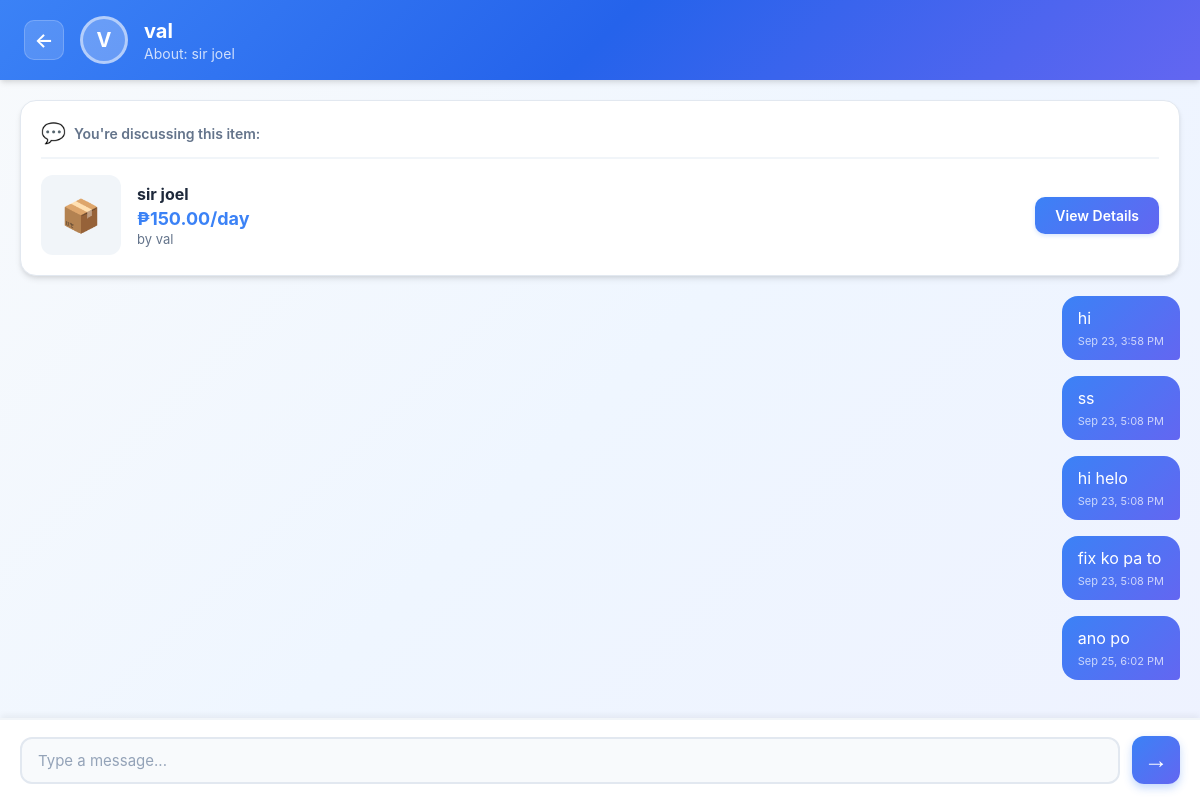
The app's page /chat.php?user_id=2 (signed in) with its own data.
### tables this page shows
CREATE TABLE `users` (
  `ID` int(11) NOT NULL,
  `username` varchar(50) NOT NULL,
  `password` varchar(255) NOT NULL,
  `email` varchar(100) NOT NULL,
  `phone_number` varchar(20) DEFAULT NULL,
  `profile_picture_url` varchar(255) DEFAULT NULL,
  `location_latitude` decimal(10,8) DEFAULT NULL,
  `location_longitude` decimal(11,8) DEFAULT NULL,
  `created_at` timestamp NOT NULL DEFAULT current_timestamp()
);

CREATE TABLE `items` (
  `item_id` int(11) NOT NULL,
  `lender_id` int(11) NOT NULL,
  `title` varchar(100) NOT NULL,
  `description` text NOT NULL,
  `price_per_day` decimal(10,2) NOT NULL,
  `is_available` tinyint(1) DEFAULT 1,
  `available_items_count` int(255) NOT NULL DEFAULT 1,
  `location_latitude` decimal(10,8) DEFAULT NULL,
  `location_longitude` decimal(11,8) DEFAULT NULL,
  `created_at` timestamp NOT NULL DEFAULT current_timestamp(),
  `image_url` varchar(255) NOT NULL
);

CREATE TABLE `messages` (
  `message_id` int(11) NOT NULL,
  `sender_id` int(11) NOT NULL,
  `receiver_id` int(11) NOT NULL,
  `item_id` int(11) DEFAULT NULL,
  `message_text` text NOT NULL,
  `sent_at` timestamp NOT NULL DEFAULT current_timestamp(),
  `is_read` tinyint(1) DEFAULT 0
);

### chat.php (the view, shortened to what this page needs)
<?php
include("connections.php");
$current_user_id = $_SESSION["ID"];
$other_user_id = $_GET['user_id'] ?? null;
$item_id = $_GET['item_id'] ?? null;
$user_query = "SELECT username, profile_picture_url FROM users WHERE ID = $other_user_id";
$user_result = mysqli_query($connections, $user_query);
$other_user = mysqli_fetch_assoc($user_result);
$item_info = null;
if ($item_id) {
    $item_query = "SELECT i.*, u.username as lender_username
                   FROM items i
                   LEFT JOIN users u ON i.lender_id = u.ID
                   WHERE i.item_id = $item_id";
    $item_result = mysqli_query($connections, $item_query);
    $item_info = mysqli_fetch_assoc($item_result);
} else {
    $recent_item_query = "SELECT i.*, u.username as lender_username
                          FROM messages m
                          JOIN items i ON m.item_id = i.item_id
                          LEFT JOIN users u ON i.lender_id = u.ID
                          WHERE ((m.sender_id = $current_user_id AND m.receiver_id = $other_user_id)
                                 OR (m.sender_id = $other_user_id AND m.receiver_id = $current_user_id))
                          AND m.item_id IS NOT NULL
                          ORDER BY m.sent_at DESC
                          LIMIT 1";
    $recent_item_result = mysqli_query($connections, $recent_item_query);
    if ($recent_item_result && mysqli_num_rows($recent_item_result) > 0) {
        $item_info = mysqli_fetch_assoc($recent_item_result);
    }
}
$messages_query = "SELECT m.*, u.username as sender_name, i.title as item_title, i.image_url as item_image
                   FROM messages m
                   JOIN users u ON m.sender_id = u.ID
                   LEFT JOIN items i ON m.item_id = i.item_id
                   WHERE ((m.sender_id = $current_user_id AND m.receiver_id = $other_user_id)
                          OR (m.sender_id = $other_user_id AND m.receiver_id = $current_user_id))
                   ORDER BY m.sent_at ASC";
$messages = mysqli_query($connections, $messages_query);
?>
<!DOCTYPE html>
<html lang="en">
<head>
</head>
<body>
    <div class="chat-header">
        <a href="messaging.php" class="back-btn">←</a>
        <div class="user-avatar">
            <?php if ($other_user['profile_picture_url'] && file_exists($other_user['profile_picture_url'])): ?>
                <img src="<?php echo htmlspecialchars($other_user['profile_picture_url']); ?>" alt="Profile">
            <?php else: ?>
                <?php echo strtoupper(substr($other_user['username'], 0, 1)); ?>
            <?php endif; ?>
        </div>
        <div class="chat-info">
            <h2><?php echo htmlspecialchars($other_user['username']); ?></h2>
            <p class="chat-subtitle">
                <?php if ($item_info): ?>
                    About: <?php echo htmlspecialchars($item_info['title']); ?>
                <?php else: ?>
                    All conversations
                <?php endif; ?>
            </p>
        </div>
    </div>
    <div class="chat-container">
        <?php if ($item_info): ?>
            <div class="item-context-card">
                <div class="item-context-header">
                    <span class="context-icon">💬</span>
                    <span class="context-text">You're discussing this item:</span>
                </div>
                <div class="item-context-content">
                    <div class="item-context-image">
                        <?php if ($item_info['image_url'] && file_exists($item_info['image_url'])): ?>
                            <img src="<?php echo htmlspecialchars($item_info['image_url']); ?>" alt="<?php echo htmlspecialchars($item_info['title']); ?>">
                        <?php else: ?>
                            <div class="item-placeholder">📦</div>
                        <?php endif; ?>
                    </div>
                    <div class="item-context-details">
                        <h4 class="item-context-title"><?php echo htmlspecialchars($item_info['title']); ?></h4>
                        <p class="item-context-price">₱<?php echo number_format($item_info['price_per_day'], 2); ?>/day</p>
                        <p class="item-context-lender">by <?php echo htmlspecialchars($item_info['lender_username']); ?></p>
                    </div>
                    <div class="item-context-actions">
                        <a href="item_details.php?item_id=<?php echo $item_info['item_id']; ?>" class="view-item-btn" target="_blank">
                            View Details
                        </a>
                    </div>
                </div>
            </div>
        <?php endif; ?>
        <div class="messages-area" id="messagesArea">
            <?php if (mysqli_num_rows($messages) > 0): ?>
                <?php
                while($message = mysqli_fetch_assoc($messages)):
                ?>
                    <div class="message <?php echo $message['sender_id'] == $current_user_id ? 'sent' : 'received'; ?>"
                         data-ts="<?php echo htmlspecialchars($message['sent_at']); ?>"
                         data-id="<?php echo (int)$message['message_id']; ?>">
                        <div class="message-bubble">
                            <?php echo nl2br(htmlspecialchars($message['message_text'])); ?>
                            <div class="message-time">
                                <?php echo date('M j, g:i A', strtotime($message['sent_at'])); ?>
                            </div>
                        </div>
                    </div>
                <?php endwhile; ?>
            <?php else: ?>
                <div class="no-messages">
                    <p>No messages yet. Start the conversation!</p>
                </div>
            <?php endif; ?>
        </div>
        <div class="message-input-area">
            <form class="message-form" id="messageForm">
                <textarea
                    name="message_text"
                    class="message-input"
                    placeholder="Type a message..."
                    required
                    rows="1"
                    id="messageInput"
                ></textarea>
                <button type="submit" class="send-btn" id="sendBtn">→</button>
            </form>
        </div>
    </div>
</body>
</html>

### chat.php (style rules this page uses)
* { margin: 0; padding: 0; box-sizing: border-box; }
body { font-family: -apple-system, BlinkMacSystemFont, 'Segoe UI', 'Roboto', 'Oxygen', 'Ubuntu', 'Poppins', sans-serif; background: linear-gradient(135deg, #f8fafc 0%, #eff6ff 50%, #eef2ff 100%); min-height: 100vh; display: flex; flex-direction: column; }
.chat-header { background: linear-gradient(135deg, #3b82f6 0%, #2563eb 50%, #6366f1 100%); color: #fff; padding: 16px 24px; display: flex; align-items: center; gap: 16px; box-shadow: 0 4px 6px -1px rgba(0, 0, 0, 0.1), 0 2px 4px -1px rgba(0, 0, 0, 0.06); position: sticky; top: 0; z-index: 100; }
.back-btn { display: inline-flex; align-items: center; justify-content: center; width: 40px; height: 40px; border-radius: 10px; background: rgba(255, 255, 255, 0.15); border: 1px solid rgba(255, 255, 255, 0.2); color: #fff; text-decoration: none; font-size: 20px; font-weight: 600; transition: all 0.2s ease; }
.user-avatar { width: 48px; height: 48px; border-radius: 50%; background: rgba(255, 255, 255, 0.25); border: 3px solid rgba(255, 255, 255, 0.5); display: flex; align-items: center; justify-content: center; font-size: 20px; font-weight: 700; overflow: hidden; flex-shrink: 0; }
.chat-info { flex: 1; min-width: 0; }
.chat-info h2 { font-size: 20px; font-weight: 700; margin-bottom: 2px; color: #fff; }
.chat-subtitle { font-size: 14px; opacity: 0.9; color: rgba(255, 255, 255, 0.85); white-space: nowrap; overflow: hidden; text-overflow: ellipsis; }
.chat-container { flex: 1; display: flex; flex-direction: column; max-width: 1200px; width: 100%; margin: 0 auto; height: calc(100vh - 80px); }
.item-context-card { background: #fff; border-radius: 16px; padding: 20px; margin: 20px 20px 0; box-shadow: 0 4px 6px -1px rgba(0, 0, 0, 0.1), 0 2px 4px -1px rgba(0, 0, 0, 0.06); border: 1px solid #e2e8f0; }
.item-context-header { display: flex; align-items: center; gap: 8px; margin-bottom: 16px; padding-bottom: 12px; border-bottom: 2px solid #f1f5f9; }
.context-icon { font-size: 20px; }
.context-text { font-size: 14px; font-weight: 600; color: #64748b; }
.item-context-content { display: grid; grid-template-columns: 80px 1fr auto; gap: 16px; align-items: center; }
.item-context-image { width: 80px; height: 80px; border-radius: 12px; overflow: hidden; background: #f1f5f9; display: flex; align-items: center; justify-content: center; }
.item-placeholder { font-size: 32px; }
.item-context-details { min-width: 0; }
.item-context-title { font-size: 16px; font-weight: 700; color: #1e293b; margin-bottom: 4px; white-space: nowrap; overflow: hidden; text-overflow: ellipsis; }
.item-context-price { font-size: 18px; font-weight: 700; color: #3b82f6; margin-bottom: 2px; }
.item-context-lender { font-size: 13px; color: #64748b; }
.view-item-btn { background: linear-gradient(135deg, #3b82f6 0%, #6366f1 100%); color: #fff; padding: 10px 20px; border-radius: 10px; text-decoration: none; font-size: 14px; font-weight: 600; white-space: nowrap; transition: all 0.2s ease; box-shadow: 0 2px 4px rgba(59, 130, 246, 0.2); }
.messages-area { flex: 1; overflow-y: auto; padding: 20px; display: flex; flex-direction: column; gap: 12px; }
.message { display: flex; margin-bottom: 4px; }
.message.sent { justify-content: flex-end; }
.message-bubble { max-width: 70%; padding: 12px 16px; border-radius: 16px; position: relative; animation: messageSlideIn 0.2s ease; }
.message.sent .message-bubble { background: linear-gradient(135deg, #3b82f6 0%, #6366f1 100%); color: #fff; border-bottom-right-radius: 4px; }
.message-time { font-size: 11px; margin-top: 6px; opacity: 0.7; }
.message-input-area { background: #fff; border-top: 2px solid #f1f5f9; padding: 16px 20px; box-shadow: 0 -4px 6px -1px rgba(0, 0, 0, 0.05); }
.message-form { display: flex; gap: 12px; align-items: flex-end; }
.message-input { flex: 1; min-height: 44px; max-height: 120px; padding: 12px 16px; border: 2px solid #e2e8f0; border-radius: 12px; font-size: 15px; font-family: inherit; resize: none; background: #f8fafc; color: #1e293b; transition: all 0.2s ease; }
.message-input::placeholder { color: #94a3b8; }
.send-btn { width: 48px; height: 48px; border-radius: 12px; background: linear-gradient(135deg, #3b82f6 0%, #6366f1 100%); color: #fff; border: none; font-size: 24px; cursor: pointer; display: flex; align-items: center; justify-content: center; transition: all 0.2s ease; flex-shrink: 0; box-shadow: 0 4px 8px rgba(59, 130, 246, 0.3); }

### records on screen
users: username "V", username "val"
items: title "sir joel", price_per_day "150.00", lender.username "val"
messages: message_text "hi", sent_at "Sep 23, 3:58 PM"
messages: message_text "ss", sent_at "Sep 23, 5:08 PM"
messages: message_text "hi helo", sent_at "Sep 23, 5:08 PM"
messages: message_text "fix ko pa to", sent_at "Sep 23, 5:08 PM"
messages: message_text "ano po", sent_at "Sep 25, 6:02 PM"
